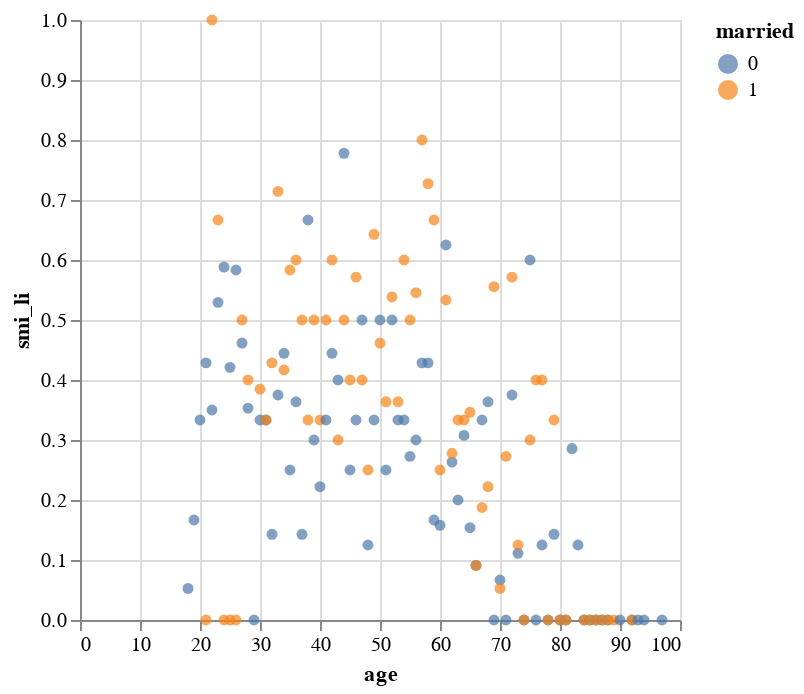

This figure's notebook cell:
### Code cell
#Exploratory Analysis: 

#Predictor Variables (Age & Married) Analysis to Target Variable 

alt.Chart(ss.groupby(["age", "married"], as_index=False)["smi_li"].mean()).\
mark_circle().\
encode(x="age",
      y="smi_li",
      color="married:N")

### Figure 1 — Vega-Lite specification as saved in the notebook (floating-point values rounded to 4 significant figures; data arrays with more than 128 entries replaced by an {"elided": "..."} marker saying what was removed)
{"config": {"view": {"continuousWidth": 300, "continuousHeight": 300}}, "data": {"name": "data-8cfa68f7ef040b9a2d8fb351d86e056f"}, "mark": {"type": "circle"}, "encoding": {"color": {"field": "married", "type": "nominal"}, "x": {"field": "age", "type": "quantitative"}, "y": {"field": "smi_li", "type": "quantitative"}}, "$schema": "https://vega.github.io/schema/vega-lite/v5.15.1.json", "datasets": {"data-8cfa68f7ef040b9a2d8fb351d86e056f": {"elided": "143 records"}}}
